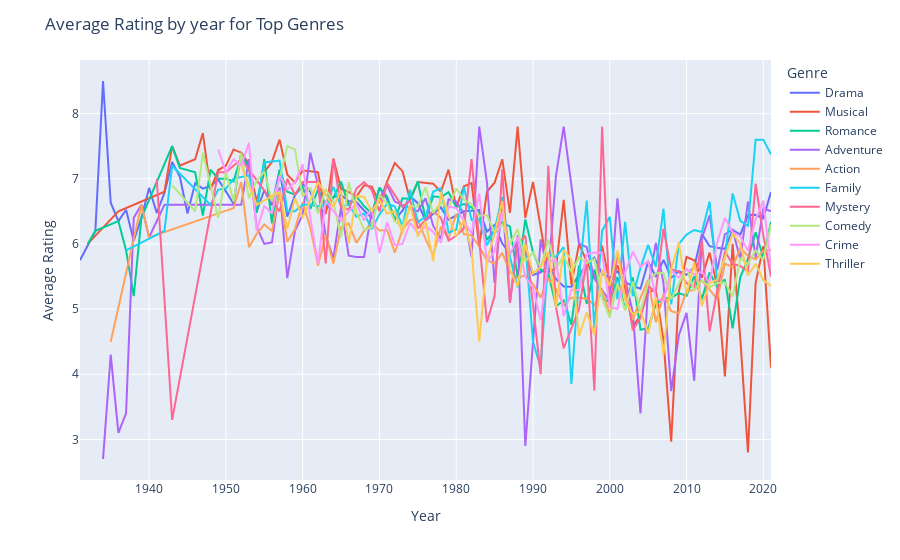

Notebook code cell kept with this figure:
### Code cell
fig.update_layout(title='Average Rating by year for Top Genres', xaxis_title='Year', yaxis_title='Average Rating')
fig.show()
